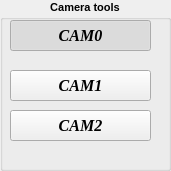
             <widget class="QGroupBox" name="gpCameraTools">
              <property name="geometry">
               <rect>
                <x>20</x>
                <y>20</y>
                <width>171</width>
                <height>171</height>
               </rect>
              </property>
              <property name="font">
               <font>
                <pointsize>8</pointsize>
                <weight>75</weight>
                <bold>true</bold>
               </font>
              </property>
              <property name="title">
               <string>Camera tools</string>
              </property>
              <property name="alignment">
               <set>Qt::AlignHCenter|Qt::AlignTop</set>
              </property>
              <widget class="QToolButton" name="btnCam_0">
               <property name="geometry">
                <rect>
                 <x>10</x>
                 <y>20</y>
                 <width>141</width>
                 <height>31</height>
                </rect>
               </property>
               <property name="font">
                <font>
                 <family>Times New Roman</family>
                 <pointsize>12</pointsize>
                 <weight>75</weight>
                 <italic>true</italic>
                 <bold>true</bold>
                </font>
               </property>
               <property name="text">
                <string>CAM0</string>
               </property>
               <property name="icon">
                <iconset>
                 <normaloff>ICONS/camera.png</normaloff>ICONS/camera.png</iconset>
               </property>
               <property name="checkable">
                <bool>true</bool>
               </property>
               <property name="checked">
                <bool>true</bool>
               </property>
               <property name="autoExclusive">
                <bool>true</bool>
               </property>
               <property name="toolButtonStyle">
                <enum>Qt::ToolButtonTextBesideIcon</enum>
               </property>
              </widget>
              <widget class="QToolButton" name="btnCam_1">
               <property name="geometry">
                <rect>
                 <x>10</x>
                 <y>70</y>
                 <width>141</width>
                 <height>31</height>
                </rect>
               </property>
               <property name="font">
                <font>
                 <family>Times New Roman</family>
                 <pointsize>12</pointsize>
                 <weight>75</weight>
                 <italic>true</italic>
                 <bold>true</bold>
                </font>
               </property>
               <property name="text">
                <string>CAM1</string>
               </property>
               <property name="icon">
                <iconset>
                 <normaloff>ICONS/camera.png</normaloff>ICONS/camera.png</iconset>
               </property>
               <property name="checkable">
                <bool>true</bool>
               </property>
               <property name="autoExclusive">
                <bool>true</bool>
               </property>
               <property name="toolButtonStyle">
                <enum>Qt::ToolButtonTextBesideIcon</enum>
               </property>
              </widget>
              <widget class="QToolButton" name="btnCam_2">
               <property name="geometry">
                <rect>
                 <x>10</x>
                 <y>110</y>
                 <width>141</width>
                 <height>31</height>
                </rect>
               </property>
               <property name="font">
                <font>
                 <family>Times New Roman</family>
                 <pointsize>12</pointsize>
                 <weight>75</weight>
                 <italic>true</italic>
                 <bold>true</bold>
                </font>
               </property>
               <property name="text">
                <string>CAM2</string>
               </property>
               <property name="icon">
                <iconset>
                 <normaloff>ICONS/camera.png</normaloff>ICONS/camera.png</iconset>
               </property>
               <property name="checkable">
                <bool>true</bool>
               </property>
               <property name="autoExclusive">
                <bool>true</bool>
               </property>
               <property name="toolButtonStyle">
                <enum>Qt::ToolButtonTextBesideIcon</enum>
               </property>
              </widget>
             </widget>
